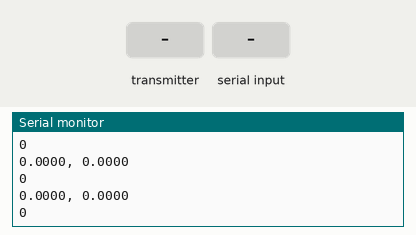
This sketch was run on a simulated Arduino Uno, built with avr-gcc and run on an emulated ATmega328P. Parts: the last lines printed to the serial monitor. The inputs (shaded band) are chosen by the test bench. No radio packets arrive unless stated.

Above: at 1.2 s.
1.3 s: the transmitter starts sending got_time = 0
At 1.44 s:
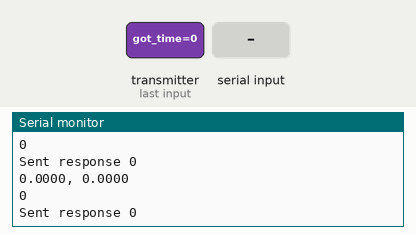
2.9 s: "T" received over Serial
At 4.0 s:
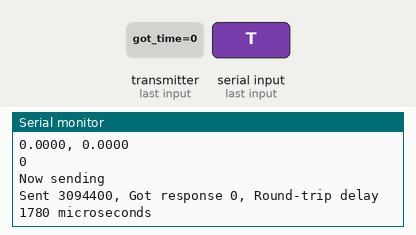

Measured:
- after the input at 1.3 s, the serial monitor: prints a new line at once (image 1)
- after the input at 2.9 s, the serial monitor: prints a new line after 0.09 s (image 2)

The sketch:

RF_GPS.ino
```cpp
/*
* Getting Started example sketch for nRF24L01+ radios
* This is a very basic example of how to send data from one node to another
* Updated: Dec 2014 by TMRh20
*/
#include <Adafruit_GPS.h>
#include <SoftwareSerial.h>
#include <SPI.h>
#include "RF24.h"

SoftwareSerial mySerial(3, 2);

Adafruit_GPS GPS(&mySerial);


/****************** User Config ***************************/
/***      Set this radio as radio number 0 or 1         ***/
bool radioNumber = 0;

/* Hardware configuration: Set up nRF24L01 radio on SPI bus plus pins 7 & 8 */
RF24 radio(7,8);
/**********************************************************/

byte addresses[][6] = {"1Node","2Node"};

// Used to control whether this node is sending or receiving
bool role = 0;

void setup() {
  Serial.begin(115200);
  GPS.begin(9600);

  GPS.sendCommand(PMTK_SET_NMEA_OUTPUT_RMCGGA);

  GPS.sendCommand(PGCMD_ANTENNA);

  //useInterrupt(true);

  Serial.println(F("RF24/examples/GettingStarted"));
  Serial.println(F("*** PRESS 'T' to begin transmitting to the other node"));

  radio.begin();

  mySerial.println(PMTK_Q_RELEASE);


  // Set the PA Level low to prevent power supply related issues since this is a
 // getting_started sketch, and the likelihood of close proximity of the devices. RF24_PA_MAX is default.
  radio.setPALevel(RF24_PA_LOW);

  // Open a writing and reading pipe on each radio, with opposite addresses
  if(radioNumber){
    radio.openWritingPipe(addresses[1]);
    radio.openReadingPipe(1,addresses[0]);
  }else{
    radio.openWritingPipe(addresses[0]);
    radio.openReadingPipe(1,addresses[1]);
  }

  // Start the radio listening for data
  radio.startListening();
}

void loop() {
  char c = GPS.read();
  delay(100);
  Serial.print(GPS.latitudeDegrees, 4);
  Serial.print(", ");
  Serial.println(GPS.longitudeDegrees, 4);
  Serial.println((int)GPS.satellites);

/****************** Ping Out Role ***************************/
if (role == 1)  {

    radio.stopListening();                                    // First, stop listening so we can talk.


    Serial.println(F("Now sending"));

    unsigned long start_time = micros();                             // Take the time, and send it.  This will block until complete
     if (!radio.write( &start_time, sizeof(unsigned long) )){
       Serial.println(F("failed"));
     }

    radio.startListening();                                    // Now, continue listening

    unsigned long started_waiting_at = micros();               // Set up a timeout period, get the current microseconds
    boolean timeout = false;                                   // Set up a variable to indicate if a response was received or not

    while ( ! radio.available() ){                             // While nothing is received
      if (micros() - started_waiting_at > 200000 ){            // If waited longer than 200ms, indicate timeout and exit while loop
          timeout = true;
          break;
      }
    }

    if ( timeout ){                                             // Describe the results
        Serial.println(F("Failed, response timed out."));
    }else{
        unsigned long got_time;                                 // Grab the response, compare, and send to debugging spew
        radio.read( &got_time, sizeof(unsigned long) );
        unsigned long end_time = micros();

        // Spew it
        Serial.print(F("Sent "));
        Serial.print(start_time);
        Serial.print(F(", Got response "));
        Serial.print(got_time);
        Serial.print(F(", Round-trip delay "));
        Serial.print(end_time-start_time);
        Serial.println(F(" microseconds"));
    }

    // Try again 1s later
    delay(1000);
  }


/****************** Pong Back Role ***************************/

  if ( role == 0 )
  {
    unsigned long got_time;

    if( radio.available()){
                                                                    // Variable for the received timestamp
      while (radio.available()) {                                   // While there is data ready
        radio.read( &got_time, sizeof(unsigned long) );             // Get the payload
      }

      radio.stopListening();                                        // First, stop listening so we can talk
      radio.write( &got_time, sizeof(unsigned long) );              // Send the final one back.
      radio.startListening();                                       // Now, resume listening so we catch the next packets.
      Serial.print(F("Sent response "));
      Serial.println(got_time);
   }
 }


/****************** Change Roles via Serial Commands ***************************/

  if ( Serial.available() )
  {
    char c = toupper(Serial.read());
    if ( c == 'T' && role == 0 ){
      Serial.println(F("*** CHANGING TO TRANSMIT ROLE -- PRESS 'R' TO SWITCH BACK"));
      role = 1;                  // Become the primary transmitter (ping out)

   }else
    if ( c == 'R' && role == 1 ){
      Serial.println(F("*** CHANGING TO RECEIVE ROLE -- PRESS 'T' TO SWITCH BACK"));
       role = 0;                // Become the primary receiver (pong back)
       radio.startListening();

    }
  }


} // Loop
```
